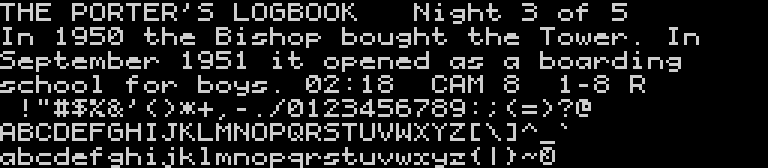

The script that saved this image:
#!/usr/bin/env python3
"""Night Porter's own font: 5x7 glyphs (descenders to row 8) on a 6-pixel
pitch, replacing the ROM font for all text. Writes ../font.inc (chars 32-127,
8 bytes each, glyph in bits 7-3) and font.png (a preview).

FONTW is the advance in pixels. The glyphs are 5 wide, so 6 or 7 both work;
story.py and story128.py read FONTW from here to wrap and check text.
"""
import os

FONTW = 6

G = {}
def g(ch, *rows, top=1):
    """rows from pixel row `top` down. Capitals and digits sit in rows 1-6
    (6 tall, like the ROM font), x-height rows 3-6, descenders in row 7."""
    rows = ["....."] * top + list(rows)
    rows += ["....."] * (8 - len(rows))
    assert len(rows) == 8 and all(len(r) == 5 for r in rows), ch
    G[ch] = rows

def lc(ch, *rows):            # lowercase without ascender starts at row 3
    g(ch, *rows, top=3)

g(" ")
g("!", "..#..", "..#..", "..#..", "..#..", ".....", "..#..")
g('"', ".#.#.", ".#.#.")
g("#", ".#.#.", "#####", ".#.#.", ".#.#.", "#####", ".#.#.")
g("$", ".####", "#.#..", ".###.", "..#.#", "####.", "..#..")
g("%", "##..#", "##.#.", "..#..", ".#...", "#.##.", "#..##")
g("&", ".##..", "#..#.", ".##..", "#.#.#", "#..#.", ".##.#")
g("'", "..#..", "..#..", ".#...")
g("(", "...#.", "..#..", ".#...", ".#...", "..#..", "...#.")
g(")", ".#...", "..#..", "...#.", "...#.", "..#..", ".#...")
g("*", ".....", "#.#.#", ".###.", ".###.", "#.#.#")
g("+", ".....", "..#..", "..#..", "#####", "..#..", "..#..")
g(",", "..#..", ".#...", top=6)
g("-", ".###.", top=4)
g(".", "..#..", top=6)
g("/", "....#", "...#.", "..#..", "..#..", ".#...", "#....")
g("0", ".###.", "#..##", "#.#.#", "##..#", "#...#", ".###.")
g("1", "..#..", ".##..", "..#..", "..#..", "..#..", ".###.")
g("2", ".###.", "#...#", "...#.", "..#..", ".#...", "#####")
g("3", "####.", "....#", ".###.", "....#", "....#", "####.")
g("4", "...#.", "..##.", ".#.#.", "#..#.", "#####", "...#.")
g("5", "#####", "#....", "####.", "....#", "....#", "####.")
g("6", ".###.", "#....", "####.", "#...#", "#...#", ".###.")
g("7", "#####", "....#", "...#.", "..#..", ".#...", ".#...")
g("8", ".###.", "#...#", ".###.", "#...#", "#...#", ".###.")
g("9", ".###.", "#...#", "#...#", ".####", "....#", ".###.")
g(":", "..#..", ".....", ".....", "..#..", top=2)
g(";", "..#..", ".....", ".....", "..#..", ".#...", top=2)
g("<", "...#.", "..#..", ".#...", ".#...", "..#..", "...#.")
g("=", "#####", ".....", "#####", top=3)
g(">", ".#...", "..#..", "...#.", "...#.", "..#..", ".#...")
g("?", ".###.", "#...#", "...#.", "..#..", ".....", "..#..")
g("@", ".###.", "#.###", "#.#.#", "#.###", "#....", ".###.")
g("A", ".###.", "#...#", "#...#", "#####", "#...#", "#...#")
g("B", "####.", "#...#", "####.", "#...#", "#...#", "####.")
g("C", ".###.", "#...#", "#....", "#....", "#...#", ".###.")
g("D", "####.", "#...#", "#...#", "#...#", "#...#", "####.")
g("E", "#####", "#....", "####.", "#....", "#....", "#####")
g("F", "#####", "#....", "####.", "#....", "#....", "#....")
g("G", ".###.", "#....", "#.###", "#...#", "#...#", ".###.")
g("H", "#...#", "#...#", "#####", "#...#", "#...#", "#...#")
g("I", ".###.", "..#..", "..#..", "..#..", "..#..", ".###.")
g("J", "..###", "...#.", "...#.", "...#.", "#..#.", ".##..")
g("K", "#..#.", "#.#..", "##...", "#.#..", "#..#.", "#...#")
g("L", "#....", "#....", "#....", "#....", "#....", "#####")
g("M", "#...#", "##.##", "#.#.#", "#...#", "#...#", "#...#")
g("N", "#...#", "##..#", "#.#.#", "#..##", "#...#", "#...#")
g("O", ".###.", "#...#", "#...#", "#...#", "#...#", ".###.")
g("P", "####.", "#...#", "#...#", "####.", "#....", "#....")
g("Q", ".###.", "#...#", "#...#", "#.#.#", "#..#.", ".##.#")
g("R", "####.", "#...#", "#...#", "####.", "#..#.", "#...#")
g("S", ".####", "#....", ".###.", "....#", "....#", "####.")
g("T", "#####", "..#..", "..#..", "..#..", "..#..", "..#..")
g("U", "#...#", "#...#", "#...#", "#...#", "#...#", ".###.")
g("V", "#...#", "#...#", "#...#", ".#.#.", ".#.#.", "..#..")
g("W", "#...#", "#...#", "#.#.#", "#.#.#", "##.##", "#...#")
g("X", "#...#", ".#.#.", "..#..", "..#..", ".#.#.", "#...#")
g("Y", "#...#", ".#.#.", "..#..", "..#..", "..#..", "..#..")
g("Z", "#####", "...#.", "..#..", ".#...", "#....", "#####")
g("[", ".###.", ".#...", ".#...", ".#...", ".#...", ".###.")
g("\\", "#....", ".#...", "..#..", "..#..", "...#.", "....#")
g("]", ".###.", "...#.", "...#.", "...#.", "...#.", ".###.")
g("^", "..#..", ".#.#.", "#...#")
g("_", "#####", top=7)
g("`", ".#...", "..#..")
lc("a", ".####", "#...#", "#..##", ".##.#")
g("b", "#....", "#....", "####.", "#...#", "#...#", "####.")
lc("c", ".####", "#....", "#....", ".####")
g("d", "....#", "....#", ".####", "#...#", "#...#", ".####")
lc("e", ".###.", "#####", "#....", ".####")
g("f", "..##.", ".#...", "####.", ".#...", ".#...", ".#...")
lc("g", ".####", "#...#", ".####", "....#", ".###.")
g("h", "#....", "#....", "####.", "#...#", "#...#", "#...#")
g("i", "..#..", ".....", ".##..", "..#..", "..#..", ".###.")
g("j", "...#.", ".....", "..##.", "...#.", "...#.", "#..#.", ".##..")
g("k", "#....", "#....", "#..#.", "###..", "#..#.", "#...#")
g("l", ".##..", "..#..", "..#..", "..#..", "..#..", ".###.")
lc("m", "##.#.", "#.#.#", "#.#.#", "#...#")
lc("n", "####.", "#...#", "#...#", "#...#")
lc("o", ".###.", "#...#", "#...#", ".###.")
lc("p", "####.", "#...#", "####.", "#....", "#....")
lc("q", ".####", "#...#", ".####", "....#", "....#")
lc("r", "#.##.", "##..#", "#....", "#....")
lc("s", ".####", "##...", "...##", "####.")
g("t", ".#...", ".#...", "####.", ".#...", ".#..#", "..##.")
lc("u", "#...#", "#...#", "#...#", ".####")
lc("v", "#...#", "#...#", ".#.#.", "..#..")
lc("w", "#...#", "#.#.#", "#.#.#", ".#.#.")
lc("x", "##.##", "..#..", "..#..", "##.##")
lc("y", "#...#", "#...#", ".####", "....#", ".###.")
lc("z", "#####", "...#.", ".#...", "#####")
g("{", "...#.", "..#..", ".##..", "..#..", "..#..", "...#.")
g("|", "..#..", "..#..", "..#..", "..#..", "..#..", "..#..")
g("}", ".#...", "..#..", "..##.", "..#..", "..#..", ".#...")
g("~", ".##.#", "#..#.", top=3)
g("\x7f", ".###.", "#.#.#", "##..#", "#.#.#", "#...#", ".###.")   # (c)


def glyph_bytes(ch):
    return [int(r.replace(".", "0").replace("#", "1"), 2) << 3 for r in G[ch]]


def width(s):
    return len(s) * FONTW


if __name__ == "__main__":
    here = os.path.dirname(os.path.abspath(__file__))
    assert len(G) == 96
    out = ["; generated by art/font.py - 5x7 font, %d-pixel pitch, chars 32-127, rows 1-7" % FONTW,
           "FONTW   EQU %d" % FONTW, "font:"]
    for c in range(32, 128):
        assert glyph_bytes(chr(c))[0] == 0, chr(c)        # row 0 is always blank:
        out.append("        db " + ",".join("%d" % b for b in glyph_bytes(chr(c))[1:])   # store rows 1-7
                   + "   ; " + (repr(chr(c)) if c < 127 else "(c)"))
    open(os.path.join(here, "..", "src", "font.inc"), "w").write("\n".join(out) + "\n")

    from PIL import Image
    lines = ["THE PORTER'S LOGBOOK   Night 3 of 5",
             "In 1950 the Bishop bought the Tower. In",
             "September 1951 it opened as a boarding",
             "school for boys. 02:18  CAM 8  1-8 R",
             " !\"#$%&'()*+,-./0123456789:;<=>?@",
             "ABCDEFGHIJKLMNOPQRSTUVWXYZ[\\]^_`",
             "abcdefghijklmnopqrstuvwxyz{|}~\x7f"]
    im = Image.new("RGB", (256, 8 * len(lines)), (0, 0, 0))
    px = im.load()
    for li, s in enumerate(lines):
        for ci, ch in enumerate(s):
            for y, b in enumerate(glyph_bytes(ch)):
                for x in range(8):
                    if b & (0x80 >> x) and ci * FONTW + x < 256:
                        px[ci * FONTW + x, li * 8 + y] = (205, 205, 205)
    im.resize((im.width * 3, im.height * 3), Image.NEAREST).save(os.path.join(here, "font.png"))
    print("font.inc written (%d bytes)" % (96 * 7))
